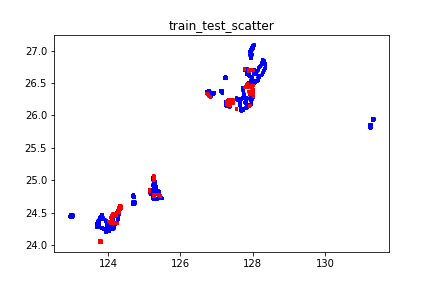

Python code for this plot:
#!/usr/bin/env python3
# -*- coding: utf-8 -*-

import pandas as pd
import matplotlib.pyplot as plt
	

df_train = pd.read_csv("../../official_data/train_data.csv")[["lat","lon"]]
df_test = pd.read_csv("../../official_data/test_data.csv")[["lat","lon"]]
plt.scatter(df_train["lon"],df_train["lat"],s=3,c="Blue")
plt.scatter(df_test["lon"],df_test["lat"],s=3,c="Red")
plt.title("train_test_scatter")
plt.savefig("train_test_scatter")
